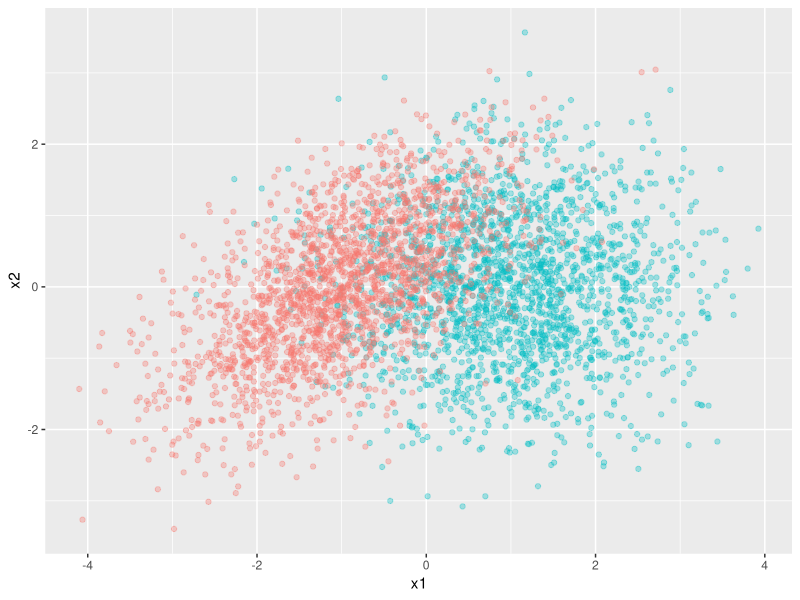

Write R code to recreate this figure.
library(ggplot2)
set.seed(1)
m0 <- -1 # x1 coordinate mean for y==1
m1 <- 1 # x1 coordinate mean for y==0
rho0 <- 0.6 # y==0 correlation of 0.6
rho1 <- 0 # y==1 correlation of 0
theta0 <- acos(rho0)
theta1 <- acos(rho1)
n <- 2000
xneg <- rnorm(n, mean=m0, sd=1) # x1 coordinate for y==0
xtilde_neg <- rnorm(n)
xpos <- rnorm(n, mean=m1, sd=1) # x1 coordinate for y==1
xtilde_pos <- rnorm(n)
xtilde_pos <- xtilde_pos / sd(xtilde_pos)
Xneg <- cbind(xneg, xtilde_neg)
Xpos <- cbind(xpos, xtilde_pos)
Xneg_c <- scale(Xneg, center=TRUE, scale=FALSE)
Xpos_c <- scale(Xpos, center=TRUE, scale=FALSE)
Id <- diag(n) # identity matrix
Pneg <- tcrossprod(qr.Q(qr(Xneg_c[,1,drop=FALSE])))
X2neg_c <- cbind(Xneg_c[,1], (Id - Pneg) %*% Xneg_c[, 2])
X2neg_c <- X2neg_c %*% diag(1/sqrt(colSums(X2neg_c^2)))
xneg_cor <- X2neg_c[,2] + (1 / tan(theta0)) * X2neg_c[,1]
Ppos <- tcrossprod(qr.Q(qr(Xpos_c[,1,drop=FALSE])))
X2pos_c <- cbind(Xpos_c[,1], (Id - Ppos) %*% Xpos_c[,2])
X2pos_c <- X2pos_c %*% diag(1/sqrt(colSums(X2pos_c^2)))
xpos_cor <- X2pos_c[,2] + (1 / tan(theta1)) * X2pos_c[,1]
xneg <- xneg / sd(xneg)
xneg_cor <- xneg_cor / sd(xneg_cor)
xpos_cor <- xpos_cor / sd(xpos_cor)
xpos <- xpos / sd(xpos)


d <- data.frame(rbind(cbind(xpos, xpos_cor, 1),
	cbind(xneg, xneg_cor, 0)))
names(d) <- c('x1','x2','y')
cat("Mean vector for Y==1:\n")
cat(apply(subset(d, y==1)[,1:2],2,mean), sep=', ')
cat('\n\n')
cat("Mean vector for Y==0:\n")
cat(apply(subset(d, y==0)[,1:2],2,mean), sep=', ')
cat('\n\n')
cat("Sample covariance for Y==1:\n")
cat('[')
cat(cov(subset(d,y==1)[,1:2])[1:2],sep='\t')
cat('\n')
cat(cov(subset(d,y==1)[,1:2])[3:4],sep='\t')
cat("]")
cat('\n\n')
cat("Sample covariance for Y==0:\n")
cat("[")
cat(cov(subset(d,y==0)[,1:2])[1:2],sep='\t')
cat('\n')
cat(cov(subset(d,y==0)[,1:2])[3:4],sep='\t')
cat("]")
cat("\n\n")
cat("Marginal sample covariance:\n")
cat('[')
cat(cov(d[,1:2])[1:2], sep='\t')
cat('\n')
cat(cov(d[,1:2])[3:4], sep='\t')
cat("]")
cat('\n')
write.table(d, "bivariate_doc.txt", sep=',', quote=F,row.names=F)
ggsave('plotpoints.pdf',ggplot(d) + geom_point(aes(x=x1,y=x2,color=as.factor(y)),alpha=I(1/3)) + guides(color='none'),width=5,height=5,units='in')
